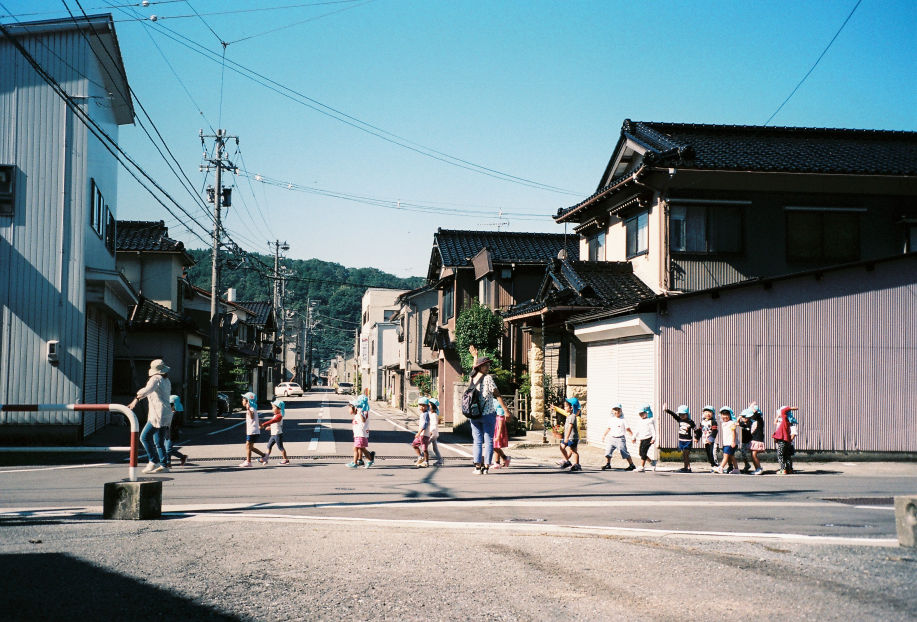
#> input picture homework_3/image2.jpeg, 2751 x 1866 px (shown at 1/3 size)
$ python exercises_5.py image2.jpeg
#> lines starting #> are read from the running program, lines starting #| are printed output that depends on the picture
import sys

from PIL import Image


if len(sys.argv) < 2:
    print("Please input filename to flip: ")
    print("usage: {} {}".format(sys.argv[0], "filename"))
    sys.exit(1)

filename = sys.argv[1]

im = Image.open(filename)
#> im is the input picture: PIL image 2751x1866 RGB; mean R, G, B 120.4, 137.8, 142.6
width, height = im.size
#> width = 2751; height = 1866

enlarge = im.resize((int(width*1.5), height))
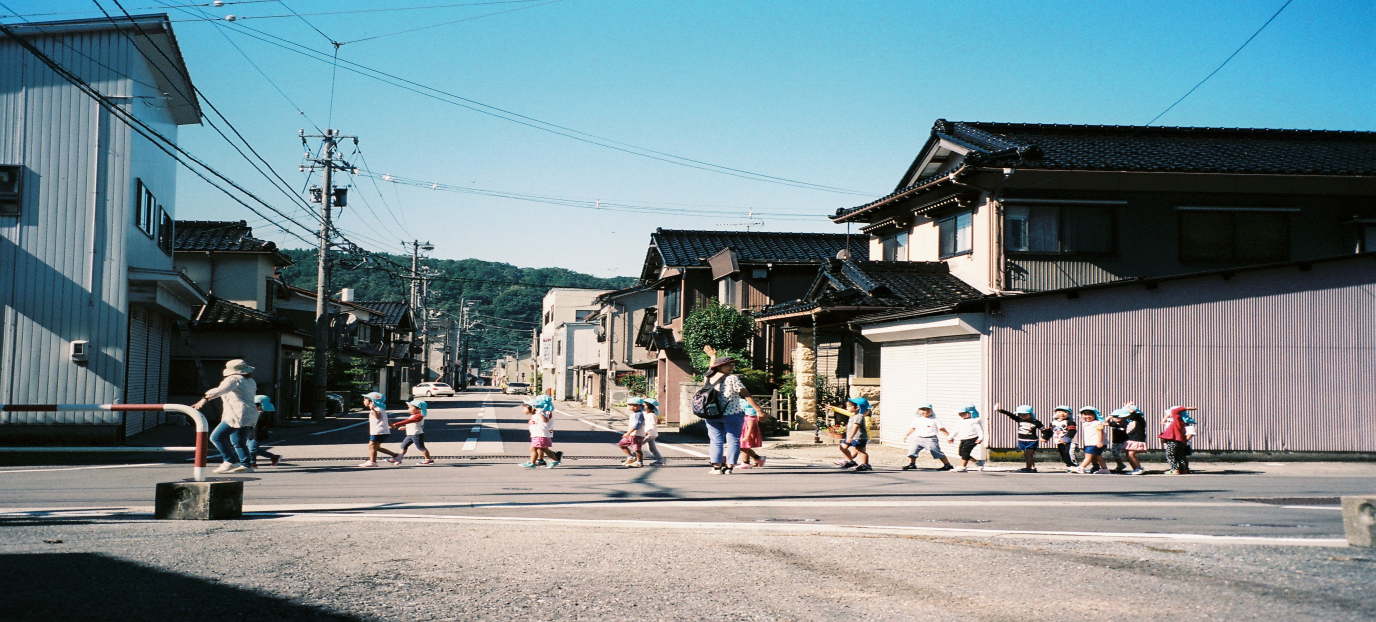
#> enlarge: PIL image 4126x1866 RGB (shown at 1/3 size); mean R, G, B 120.4, 137.8, 142.6

enlarge.show()

$ run again, on homework_3/test.jpg
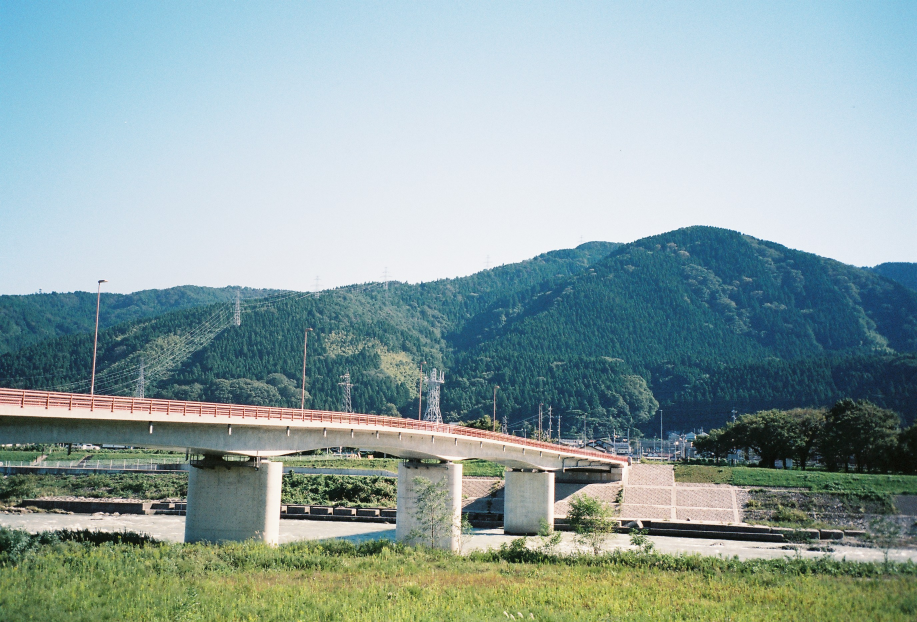
#> input picture homework_3/test.jpg, 2751 x 1866 px (shown at 1/3 size)
#> im is the input picture: PIL image 2751x1866 RGB; mean R, G, B 143.2, 164.1, 163.8
#> `enlarge = im.resize((int(width*1.5), height))`:
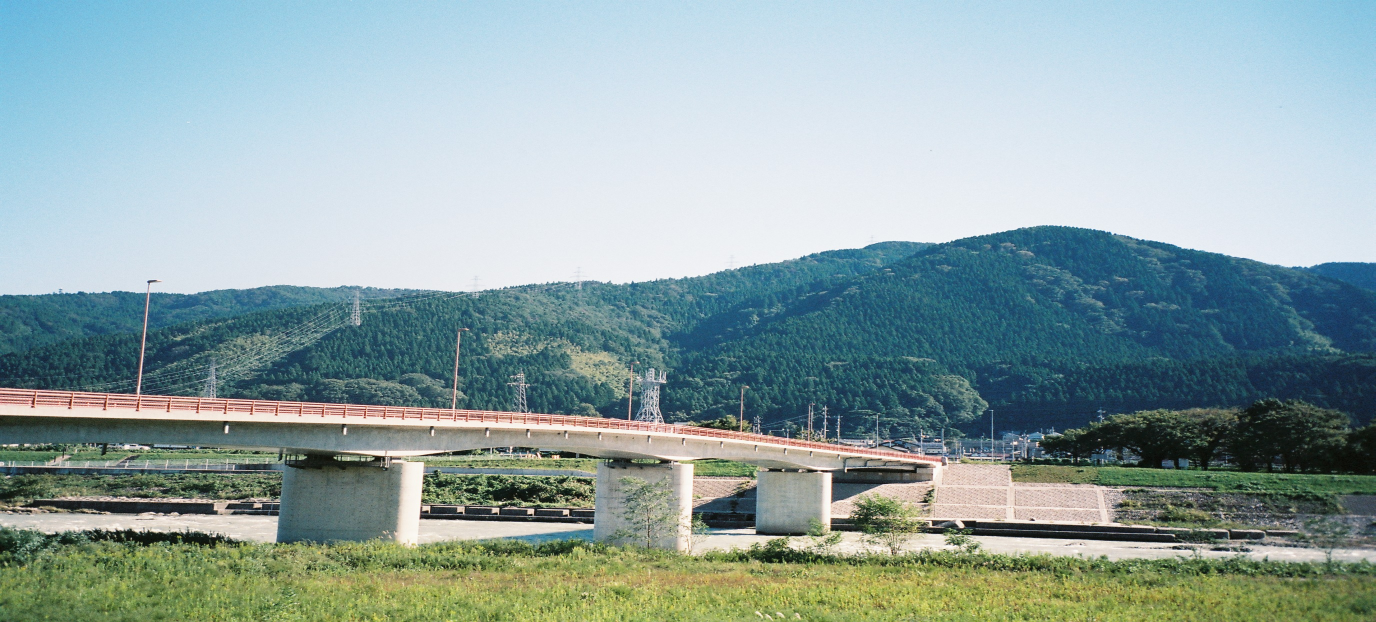
#> enlarge: PIL image 4126x1866 RGB (shown at 1/3 size); mean R, G, B 143.2, 164.1, 163.8
